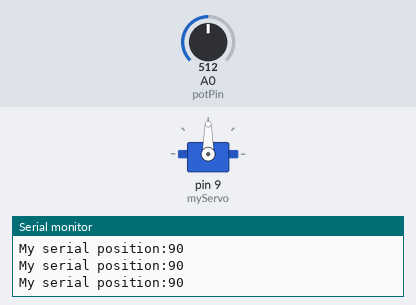
Simulated run of this sketch. Board: Arduino Uno, built with avr-gcc and run on an emulated ATmega328P. Shown: servo, the last lines printed to the serial monitor. The test bench sets the inputs (shaded band); at power-on: A0 (potPin) = 512.

Above: at 1.2 s.
1.3 s: A0 (potPin) set to 560
At 2.8 s:
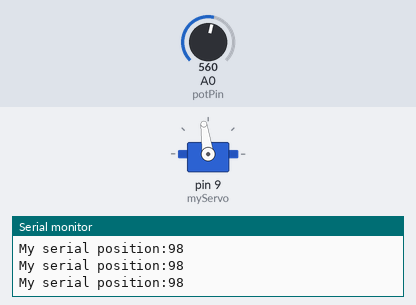
4.3 s: A0 (potPin) set to 584
At 4.7 s:
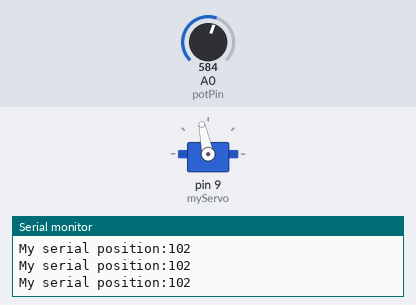
5.8 s: A0 (potPin) set to 306
At 6.6 s:
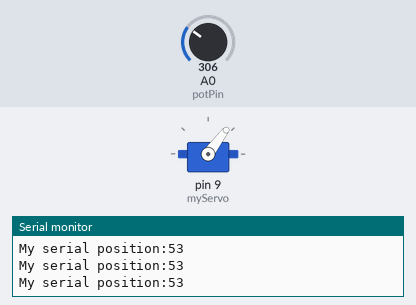
7.3 s: A0 (potPin) set to 59
At 8.4 s:
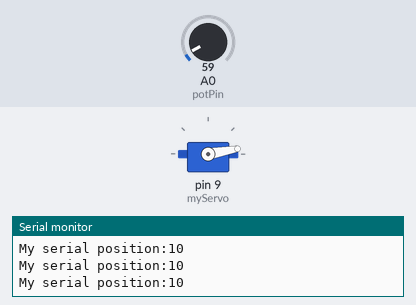
8.8 s: A0 (potPin) set to 53
At 9.7 s:
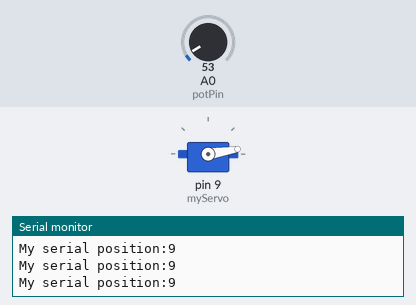
11.8 s: A0 (potPin) set to 716
At 13.2 s:
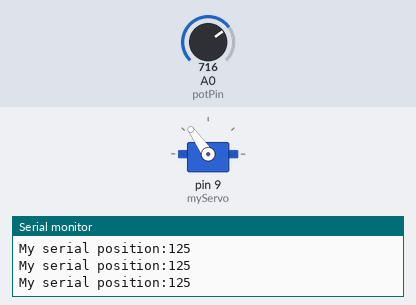
Timing chart, 0 to 14.3 s (numbered marks = the images above; inputs shaded):
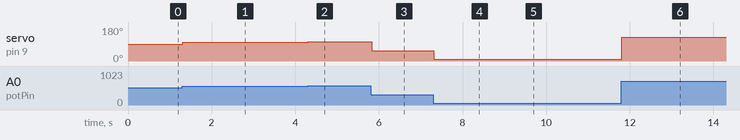

The sketch:

servo.ino
```cpp
// C++ code
//
#include <Servo.h>
Servo myServo;

int potPin = A0;
int servoPos;

void setup()
{
  myServo.attach(9);
  Serial.begin(9600);
}

void loop()
{
  int potVal = analogRead(potPin);
  servoPos = map(potVal, 0, 1023, 0, 180);

  myServo.write(servoPos);

  Serial.print("My serial position:");
  Serial.println(servoPos);

  delay(15);

}
```

Measured:
- after the input at 1.3 s, servo on pin 9 (myServo): 90° → 98° at once
- after the input at 4.3 s, servo on pin 9 (myServo): 98° → 102° at once
- after the input at 5.8 s, servo on pin 9 (myServo): 102° → 53° at once
- after the input at 7.3 s, servo on pin 9 (myServo): 53° → 10° at once
- after the input at 8.8 s, servo on pin 9 (myServo): 10° → 9° at once
- after the input at 11.8 s, servo on pin 9 (myServo): 9° → 125° at once
